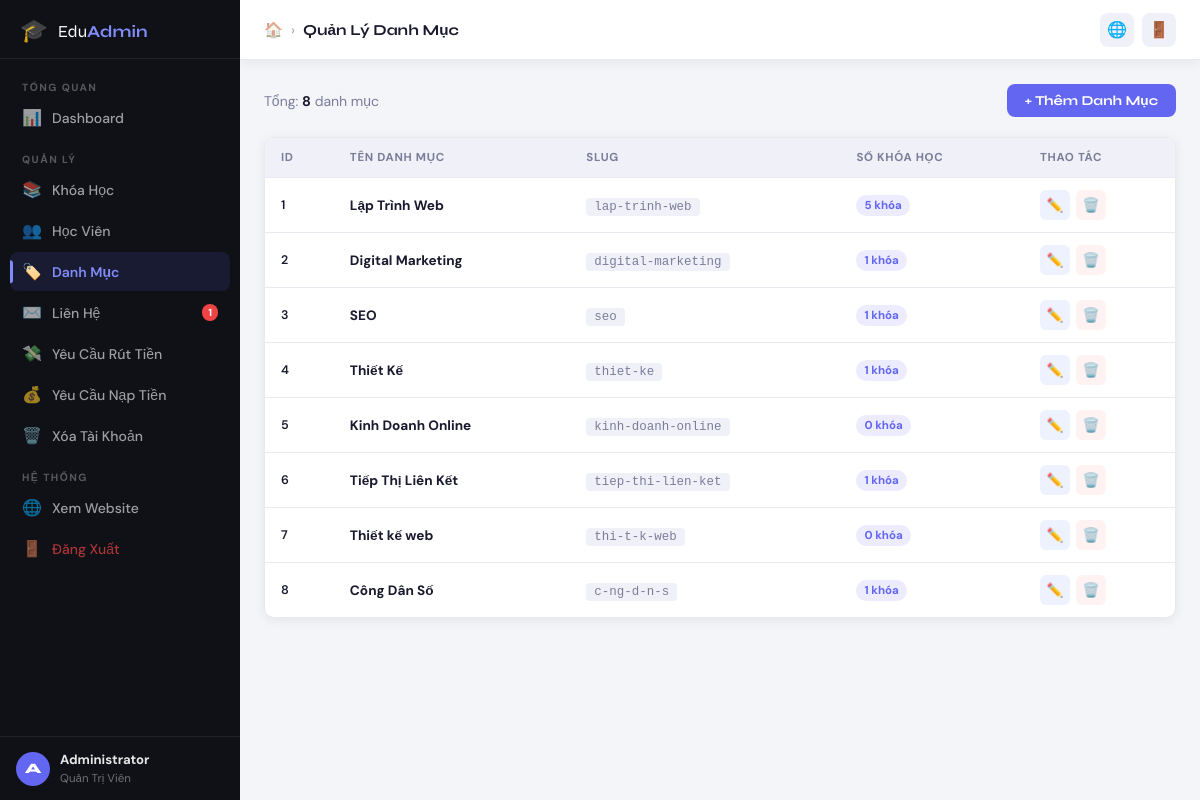
Page /admin/categories (signed in) on the committed database.
### tables this page shows
CREATE TABLE users (
    id INTEGER PRIMARY KEY AUTOINCREMENT,
    name TEXT NOT NULL,
    email TEXT UNIQUE NOT NULL,
    password TEXT NOT NULL,
    avatar TEXT DEFAULT NULL,
    is_admin INTEGER DEFAULT 0,
    wallet_balance REAL DEFAULT 0,
    created_at DATETIME DEFAULT CURRENT_TIMESTAMP
, bank_name TEXT DEFAULT "", bank_account TEXT DEFAULT "", bank_holder TEXT DEFAULT "");

CREATE TABLE categories (
    id INTEGER PRIMARY KEY AUTOINCREMENT,
    name TEXT NOT NULL,
    slug TEXT UNIQUE NOT NULL
);

### app.py (the view)
@app.route('/admin/categories')
@admin_required
def admin_categories():
    conn = get_db()
    cats = conn.execute('SELECT cat.*, COUNT(c.id) as course_count FROM categories cat LEFT JOIN courses c ON cat.id=c.category_id GROUP BY cat.id ORDER BY cat.id').fetchall()
    conn.close()
    return render_template('admin/categories.html', categories=cats)

### app.py (called while the page is built, shortened)
def get_db():
    conn = sqlite3.connect(DB)
    conn.row_factory = sqlite3.Row
    return conn

def admin_required(f):
    @wraps(f)
    def decorated(*args, **kwargs):
        if 'user_id' not in session:
            return redirect(url_for('admin_login'))
        conn = get_db()
        user = conn.execute('SELECT is_admin FROM users WHERE id=?', (session['user_id'],)).fetchone()
        conn.close()
        if not user or not user['is_admin']:
            return redirect(url_for('admin_login'))
        return f(*args, **kwargs)
    return decorated

def get_current_user():
    if 'user_id' in session:
        conn = get_db()
        user = conn.execute('SELECT * FROM users WHERE id=?', (session['user_id'],)).fetchone()
        conn.close()
        return user
    return None

@app.context_processor
def inject_user():
    return {'current_user': get_current_user()}

@app.context_processor
def admin_helpers():
    def get_contact_count():
        try:
            conn = get_db()
            n = conn.execute('SELECT COUNT(*) FROM contacts').fetchone()[0]
            conn.close()
            return n
        except:
            return 0
    return {'get_contact_count': get_contact_count}

@app.context_processor
def teacher_application_notifications():
    if 'user_id' not in session:
        return {'header_app_update_count': 0}
    try:
        conn = get_db()
        ensure_teacher_recruitment_tables(conn)
        user = conn.execute('SELECT is_admin FROM users WHERE id=?', (session['user_id'],)).fetchone()
        if not user or user['is_admin']:
            conn.close()
            return {'header_app_update_count': 0}
    except Exception:
        return {'header_app_update_count': 0}

### templates/admin/categories.html (shortened to what this page needs)
{% extends "admin/layout.html" %}
{% block page_title %}Quản Lý Danh Mục{% endblock %}
{% block content %}
<div class="admin-toolbar">
  <span class="toolbar-info">Tổng: <strong>{{ categories|length }}</strong> danh mục</span>
  <button class="btn-admin-primary" onclick="openModal('modal-add-cat')">+ Thêm Danh Mục</button>
</div>
<div class="dash-card">
  <div class="admin-table-wrap">
    <table class="admin-table">
      <thead>
        <tr>
          <th>ID</th>
          <th>Tên Danh Mục</th>
          <th>Slug</th>
          <th>Số Khóa Học</th>
          <th>Thao Tác</th>
        </tr>
      </thead>
      <tbody>
        {% for cat in categories %}
        <tr>
          <td class="td-id">{{ cat.id }}</td>
          <td><strong>{{ cat.name }}</strong></td>
          <td><code class="slug-code">{{ cat.slug }}</code></td>
          <td><span class="badge-enroll">{{ cat.course_count }} khóa</span></td>
          <td>
            <div class="td-actions">
              <button class="btn-edit" onclick="editCat({{ cat.id }}, '{{ cat.name }}')" title="Sửa">✏️</button>
              <button class="btn-delete" onclick="deleteCat({{ cat.id }}, '{{ cat.name }}')" title="Xóa">🗑️</button>
            </div>
          </td>
        </tr>
        {% endfor %}
      </tbody>
    </table>
  </div>
</div>
{% endblock %}

### templates/admin/layout.html (shortened to what this page needs)
<!DOCTYPE html>
<html lang="vi">
<head>
  <link rel="stylesheet" href="{{ url_for('static', filename='css/admin.css') }}">
</head>
<body class="admin-body">
<aside class="admin-sidebar" id="admin-sidebar">
  <div class="sidebar-brand">
    <span class="brand-icon">🎓</span>
    <span class="brand-text">Edu<strong>Admin</strong></span>
  </div>
  <nav class="sidebar-nav">
    <div class="nav-group">
      <span class="nav-group-label">Tổng Quan</span>
      <a href="{{ url_for('admin_dashboard') }}" class="sidebar-link {% if request.endpoint=='admin_dashboard' %}active{% endif %}">
        <span class="sl-icon">📊</span> Dashboard
      </a>
    </div>
    <div class="nav-group">
      <span class="nav-group-label">Quản Lý</span>
      <a href="{{ url_for('admin_courses') }}" class="sidebar-link {% if request.endpoint=='admin_courses' %}active{% endif %}">
        <span class="sl-icon">📚</span> Khóa Học
      </a>
      <a href="{{ url_for('admin_users') }}" class="sidebar-link {% if request.endpoint=='admin_users' %}active{% endif %}">
        <span class="sl-icon">👥</span> Học Viên
      </a>
      <a href="{{ url_for('admin_categories') }}" class="sidebar-link {% if request.endpoint=='admin_categories' %}active{% endif %}">
        <span class="sl-icon">🏷️</span> Danh Mục
      </a>
      <a href="{{ url_for('admin_contacts') }}" class="sidebar-link {% if request.endpoint=='admin_contacts' %}active{% endif %}">
        <span class="sl-icon">✉️</span> Liên Hệ
        {% set cnt = get_contact_count() %}
        {% if cnt > 0 %}<span class="badge-nav">{{ cnt }}</span>{% endif %}
      </a>
      <a href="{{ url_for('admin_withdrawals') }}" class="sidebar-link {% if request.endpoint=='admin_withdrawals' %}active{% endif %}">
        <span class="sl-icon">💸</span> Yêu Cầu Rút Tiền
      </a>
      <a href="{{ url_for('admin_deposits') }}" class="sidebar-link {% if request.endpoint=='admin_deposits' %}active{% endif %}">
        <span class="sl-icon">💰</span> Yêu Cầu Nạp Tiền
      </a>
      <a href="{{ url_for('admin_delete_requests') }}" class="sidebar-link {% if request.endpoint=='admin_delete_requests' %}active{% endif %}">
        <span class="sl-icon">🗑️</span> Xóa Tài Khoản
      </a>
    </div>
    <div class="nav-group">
      <span class="nav-group-label">Hệ Thống</span>
      <a href="{{ url_for('trang_chu') }}" target="_blank" class="sidebar-link">
        <span class="sl-icon">🌐</span> Xem Website
      </a>
      <a href="{{ url_for('admin_logout') }}" class="sidebar-link sidebar-logout">
        <span class="sl-icon">🚪</span> Đăng Xuất
      </a>
    </div>
  </nav>
  <div class="sidebar-user">
    <div class="su-avatar">{{ session.get('user_name','A')[0] }}</div>
    <div class="su-info">
      <strong>{{ session.get('user_name','Admin') }}</strong>
      <span>Quản Trị Viên</span>
    </div>
  </div>
</aside>
<div class="admin-main" id="admin-main">
  <header class="admin-topbar">
    <div class="topbar-breadcrumb">
      <a href="{{ url_for('admin_dashboard') }}" class="breadcrumb-home">🏠</a>
      <span class="breadcrumb-sep">›</span>
      <span class="topbar-title">{% block page_title %}Dashboard{% endblock %}</span>
    </div>
    <div class="topbar-actions">
      <a href="{{ url_for('trang_chu') }}" target="_blank" class="topbar-btn" title="Xem website">🌐</a>
      <a href="{{ url_for('admin_logout') }}" class="topbar-btn topbar-logout" title="Đăng xuất">🚪</a>
    </div>
  </header>
  <div class="admin-content">
    {% block content %}{% endblock %}
  </div>
</div>
</body>
</html>

### rows in the picture
users: get "Administrator"
categories: id "1", name "Lập Trình Web", slug "lap-trinh-web", course_count "5"
categories: id "2", name "Digital Marketing", slug "digital-marketing", course_count "1"
categories: id "3", name "SEO", slug "seo", course_count "1"
categories: id "4", name "Thiết Kế", slug "thiet-ke", course_count "1"
categories: id "5", name "Kinh Doanh Online", slug "kinh-doanh-online", course_count "0"
categories: id "6", name "Tiếp Thị Liên Kết", slug "tiep-thi-lien-ket", course_count "1"
categories: id "7", name "Thiết kế web", slug "thi-t-k-web", course_count "0"
categories: id "8", name "Công Dân Số", slug "c-ng-d-n-s", course_count "1"

### other values in the picture
{{ cnt }} "1"
{{ session.get('user_name','A')[0] }} "A"
{{ categories|length }} "8"
